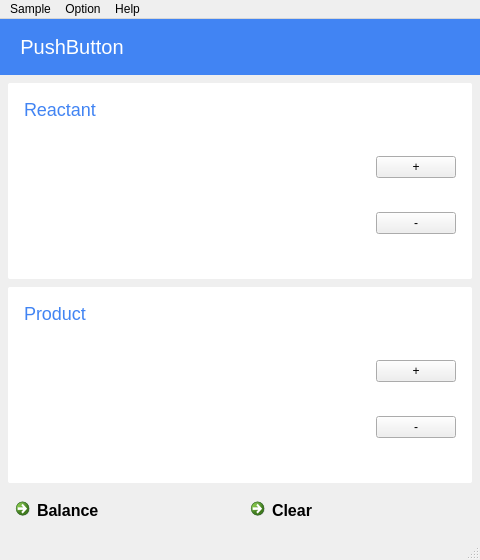
<?xml version="1.0" encoding="UTF-8"?>
<ui version="4.0">
 <class>MainWindow</class>
 <widget class="QMainWindow" name="MainWindow">
  <property name="geometry">
   <rect>
    <x>0</x>
    <y>0</y>
    <width>480</width>
    <height>560</height>
   </rect>
  </property>
  <property name="windowTitle">
   <string>Chemistry</string>
  </property>
  <widget class="QWidget" name="centralWidget">
   <property name="styleSheet">
    <string notr="true">QMainWindow {
    background-color: #f5f5f5;
}

QListWidget {
	font-size: 18px
}

QCommandLinkButton {
	font-size: 16px;
}
</string>
   </property>
   <layout class="QVBoxLayout" name="verticalLayout">
    <property name="spacing">
     <number>0</number>
    </property>
    <property name="leftMargin">
     <number>0</number>
    </property>
    <property name="topMargin">
     <number>0</number>
    </property>
    <property name="rightMargin">
     <number>0</number>
    </property>
    <property name="bottomMargin">
     <number>0</number>
    </property>
    <item>
     <widget class="QFrame" name="headlineFrame">
      <property name="minimumSize">
       <size>
        <width>0</width>
        <height>56</height>
       </size>
      </property>
      <property name="styleSheet">
       <string notr="true">QFrame {
	background-color: #4184f3;
}</string>
      </property>
      <property name="frameShape">
       <enum>QFrame::NoFrame</enum>
      </property>
      <property name="frameShadow">
       <enum>QFrame::Raised</enum>
      </property>
      <layout class="QHBoxLayout" name="horizontalLayout_5">
       <property name="spacing">
        <number>0</number>
       </property>
       <property name="leftMargin">
        <number>0</number>
       </property>
       <property name="topMargin">
        <number>0</number>
       </property>
       <property name="rightMargin">
        <number>0</number>
       </property>
       <property name="bottomMargin">
        <number>0</number>
       </property>
       <item>
        <spacer name="horizontalSpacer_3">
         <property name="orientation">
          <enum>Qt::Horizontal</enum>
         </property>
         <property name="sizeType">
          <enum>QSizePolicy::Preferred</enum>
         </property>
         <property name="sizeHint" stdset="0">
          <size>
           <width>0</width>
           <height>20</height>
          </size>
         </property>
        </spacer>
       </item>
       <item>
        <widget class="QFrame" name="buttonFrame">
         <property name="maximumSize">
          <size>
           <width>660</width>
           <height>16777215</height>
          </size>
         </property>
         <property name="frameShape">
          <enum>QFrame::NoFrame</enum>
         </property>
         <property name="frameShadow">
          <enum>QFrame::Raised</enum>
         </property>
         <layout class="QHBoxLayout" name="horizontalLayout_7">
          <property name="leftMargin">
           <number>16</number>
          </property>
          <property name="topMargin">
           <number>0</number>
          </property>
          <property name="rightMargin">
           <number>16</number>
          </property>
          <property name="bottomMargin">
           <number>0</number>
          </property>
          <item>
           <widget class="QPushButton" name="pushButton">
            <property name="styleSheet">
             <string notr="true">font-size: 20px;
color: white;</string>
            </property>
            <property name="text">
             <string>PushButton</string>
            </property>
            <property name="flat">
             <bool>true</bool>
            </property>
           </widget>
          </item>
          <item>
           <spacer name="horizontalSpacer_6">
            <property name="orientation">
             <enum>Qt::Horizontal</enum>
            </property>
            <property name="sizeHint" stdset="0">
             <size>
              <width>345</width>
              <height>20</height>
             </size>
            </property>
           </spacer>
          </item>
          <item>
           <widget class="QPushButton" name="penPushButton">
            <property name="styleSheet">
             <string notr="true">font-size: 20px;
color: white;</string>
            </property>
            <property name="text">
             <string/>
            </property>
            <property name="icon">
             <iconset resource="res.qrc">
              <normaloff>:/ic_mode_edit_white_48dp.png</normaloff>:/ic_mode_edit_white_48dp.png</iconset>
            </property>
            <property name="iconSize">
             <size>
              <width>24</width>
              <height>24</height>
             </size>
            </property>
            <property name="flat">
             <bool>true</bool>
            </property>
           </widget>
          </item>
         </layout>
        </widget>
       </item>
       <item>
        <spacer name="horizontalSpacer_4">
         <property name="orientation">
          <enum>Qt::Horizontal</enum>
         </property>
         <property name="sizeType">
          <enum>QSizePolicy::Preferred</enum>
         </property>
         <property name="sizeHint" stdset="0">
          <size>
           <width>0</width>
           <height>20</height>
          </size>
         </property>
        </spacer>
       </item>
      </layout>
     </widget>
    </item>
    <item>
     <layout class="QHBoxLayout" name="horizontalLayout_4">
      <item>
       <spacer name="horizontalSpacer">
        <property name="orientation">
         <enum>Qt::Horizontal</enum>
        </property>
        <property name="sizeType">
         <enum>QSizePolicy::Preferred</enum>
        </property>
        <property name="sizeHint" stdset="0">
         <size>
          <width>0</width>
          <height>20</height>
         </size>
        </property>
       </spacer>
      </item>
      <item>
       <widget class="QStackedWidget" name="stackedWidget">
        <property name="maximumSize">
         <size>
          <width>684</width>
          <height>16777215</height>
         </size>
        </property>
        <property name="currentIndex">
         <number>0</number>
        </property>
        <widget class="QWidget" name="page_1">
         <layout class="QVBoxLayout" name="verticalLayout_3">
          <property name="spacing">
           <number>8</number>
          </property>
          <property name="leftMargin">
           <number>8</number>
          </property>
          <property name="topMargin">
           <number>8</number>
          </property>
          <property name="rightMargin">
           <number>8</number>
          </property>
          <property name="bottomMargin">
           <number>8</number>
          </property>
          <item>
           <widget class="QFrame" name="reactantFrame">
            <property name="styleSheet">
             <string notr="true">QFrame {
	background-color: white;
    border-radius: 2px;
}
</string>
            </property>
            <layout class="QVBoxLayout" name="verticalLayout_6">
             <property name="spacing">
              <number>8</number>
             </property>
             <property name="leftMargin">
              <number>16</number>
             </property>
             <property name="topMargin">
              <number>16</number>
             </property>
             <property name="rightMargin">
              <number>16</number>
             </property>
             <property name="bottomMargin">
              <number>16</number>
             </property>
             <item>
              <widget class="QLabel" name="reactantLabel">
               <property name="styleSheet">
                <string notr="true">color: #4184f3;
font-size: 18px;</string>
               </property>
               <property name="text">
                <string>Reactant</string>
               </property>
              </widget>
             </item>
             <item>
              <layout class="QHBoxLayout" name="horizontalLayout">
               <item>
                <widget class="QListWidget" name="reactantListWidget">
                 <property name="frameShape">
                  <enum>QFrame::NoFrame</enum>
                 </property>
                 <property name="movement">
                  <enum>QListView::Static</enum>
                 </property>
                 <property name="viewMode">
                  <enum>QListView::IconMode</enum>
                 </property>
                </widget>
               </item>
               <item>
                <layout class="QVBoxLayout" name="verticalLayout_2">
                 <item>
                  <widget class="QPushButton" name="reactantAddButton">
                   <property name="text">
                    <string>+</string>
                   </property>
                  </widget>
                 </item>
                 <item>
                  <widget class="QPushButton" name="reactantDelButton">
                   <property name="text">
                    <string>-</string>
                   </property>
                  </widget>
                 </item>
                </layout>
               </item>
              </layout>
             </item>
            </layout>
           </widget>
          </item>
          <item>
           <widget class="QFrame" name="productFrame">
            <property name="styleSheet">
             <string notr="true">QFrame {
	background-color: white;
    border-radius: 2px;
}
</string>
            </property>
            <layout class="QVBoxLayout" name="verticalLayout_5">
             <property name="spacing">
              <number>8</number>
             </property>
             <property name="leftMargin">
              <number>16</number>
             </property>
             <property name="topMargin">
              <number>16</number>
             </property>
             <property name="rightMargin">
              <number>16</number>
             </property>
             <property name="bottomMargin">
              <number>16</number>
             </property>
             <item>
              <widget class="QLabel" name="productLabel">
               <property name="styleSheet">
                <string notr="true">color: #4184f3;
font-size: 18px;</string>
               </property>
               <property name="text">
                <string>Product</string>
               </property>
              </widget>
             </item>
             <item>
              <layout class="QHBoxLayout" name="horizontalLayout_2">
               <item>
                <widget class="QListWidget" name="productListWidget">
                 <property name="frameShape">
                  <enum>QFrame::NoFrame</enum>
                 </property>
                 <property name="movement">
                  <enum>QListView::Static</enum>
                 </property>
                 <property name="viewMode">
                  <enum>QListView::IconMode</enum>
                 </property>
                </widget>
               </item>
               <item>
                <layout class="QVBoxLayout" name="verticalLayout_4">
                 <item>
                  <widget class="QPushButton" name="productAddButton">
                   <property name="text">
                    <string>+</string>
                   </property>
                  </widget>
                 </item>
                 <item>
                  <widget class="QPushButton" name="productDelButton">
                   <property name="text">
                    <string>-</string>
                   </property>
                  </widget>
                 </item>
                </layout>
               </item>
              </layout>
             </item>
            </layout>
           </widget>
          </item>
          <item>
           <layout class="QHBoxLayout" name="horizontalLayout_3">
            <item>
             <widget class="QCommandLinkButton" name="commandLinkButton">
              <property name="text">
               <string>Balance</string>
              </property>
              <property name="icon">
               <iconset resource="res.qrc">
                <normaloff>:/ic_done_grey600_48dp.png</normaloff>:/ic_done_grey600_48dp.png</iconset>
              </property>
             </widget>
            </item>
            <item>
             <widget class="QCommandLinkButton" name="clearCommandLinkButton">
              <property name="text">
               <string>Clear</string>
              </property>
              <property name="icon">
               <iconset resource="res.qrc">
                <normaloff>:/ic_clear_grey600_48dp.png</normaloff>:/ic_clear_grey600_48dp.png</iconset>
              </property>
             </widget>
            </item>
           </layout>
          </item>
         </layout>
        </widget>
        <widget class="QWidget" name="page_2">
         <layout class="QVBoxLayout" name="verticalLayout_9">
          <property name="spacing">
           <number>8</number>
          </property>
          <property name="leftMargin">
           <number>8</number>
          </property>
          <property name="topMargin">
           <number>8</number>
          </property>
          <property name="rightMargin">
           <number>8</number>
          </property>
          <property name="bottomMargin">
           <number>8</number>
          </property>
          <item>
           <widget class="QLabel" name="label"/>
          </item>
          <item>
           <widget class="QTableWidget" name="elementsTableWidget">
            <property name="frameShape">
             <enum>QFrame::NoFrame</enum>
            </property>
            <property name="selectionMode">
             <enum>QAbstractItemView::SingleSelection</enum>
            </property>
            <property name="gridStyle">
             <enum>Qt::NoPen</enum>
            </property>
            <attribute name="horizontalHeaderDefaultSectionSize">
             <number>40</number>
            </attribute>
            <attribute name="verticalHeaderDefaultSectionSize">
             <number>40</number>
            </attribute>
           </widget>
          </item>
         </layout>
        </widget>
        <widget class="QWidget" name="page">
         <layout class="QVBoxLayout" name="verticalLayout_10">
          <property name="spacing">
           <number>8</number>
          </property>
          <property name="leftMargin">
           <number>8</number>
          </property>
          <property name="topMargin">
           <number>8</number>
          </property>
          <property name="rightMargin">
           <number>8</number>
          </property>
          <property name="bottomMargin">
           <number>8</number>
          </property>
          <item>
           <widget class="QFrame" name="resultFrame">
            <property name="styleSheet">
             <string notr="true">QFrame {
	background-color: white;
    border-radius: 2px;
}
</string>
            </property>
            <layout class="QVBoxLayout" name="verticalLayout_7">
             <property name="spacing">
              <number>8</number>
             </property>
             <property name="leftMargin">
              <number>16</number>
             </property>
             <property name="topMargin">
              <number>16</number>
             </property>
             <property name="rightMargin">
              <number>16</number>
             </property>
             <property name="bottomMargin">
              <number>16</number>
             </property>
             <item>
              <widget class="QTextBrowser" name="textBrowser"/>
             </item>
             <item>
              <layout class="QHBoxLayout" name="horizontalLayout_6">
               <item>
                <spacer name="horizontalSpacer_5">
                 <property name="orientation">
                  <enum>Qt::Horizontal</enum>
                 </property>
                 <property name="sizeHint" stdset="0">
                  <size>
                   <width>40</width>
                   <height>20</height>
                  </size>
                 </property>
                </spacer>
               </item>
               <item>
                <widget class="QPushButton" name="backPushButton">
                 <property name="text">
                  <string>Back</string>
                 </property>
                 <property name="flat">
                  <bool>false</bool>
                 </property>
                </widget>
               </item>
              </layout>
             </item>
            </layout>
           </widget>
          </item>
         </layout>
        </widget>
       </widget>
      </item>
      <item>
       <spacer name="horizontalSpacer_2">
        <property name="orientation">
         <enum>Qt::Horizontal</enum>
        </property>
        <property name="sizeType">
         <enum>QSizePolicy::Preferred</enum>
        </property>
        <property name="sizeHint" stdset="0">
         <size>
          <width>0</width>
          <height>20</height>
         </size>
        </property>
       </spacer>
      </item>
     </layout>
    </item>
   </layout>
  </widget>
  <widget class="QMenuBar" name="menuBar">
   <property name="geometry">
    <rect>
     <x>0</x>
     <y>0</y>
     <width>480</width>
     <height>27</height>
    </rect>
   </property>
   <widget class="QMenu" name="helpMenu">
    <property name="title">
     <string>Help</string>
    </property>
    <addaction name="helpAction"/>
    <addaction name="separator"/>
    <addaction name="aboutAction"/>
    <addaction name="aboutQtAction"/>
   </widget>
   <widget class="QMenu" name="sampleMeun">
    <property name="title">
     <string>Sample</string>
    </property>
    <addaction name="actionSample0"/>
    <addaction name="actionSample1"/>
    <addaction name="actionSample3"/>
   </widget>
   <widget class="QMenu" name="optionMenu">
    <property name="title">
     <string>Option</string>
    </property>
    <widget class="QMenu" name="styleMenu">
     <property name="title">
      <string>Style</string>
     </property>
    </widget>
    <widget class="QMenu" name="languageMenu">
     <property name="title">
      <string>Language</string>
     </property>
    </widget>
    <addaction name="styleMenu"/>
    <addaction name="languageMenu"/>
   </widget>
   <addaction name="sampleMeun"/>
   <addaction name="optionMenu"/>
   <addaction name="helpMenu"/>
  </widget>
  <widget class="QStatusBar" name="statusBar"/>
  <action name="aboutQtAction">
   <property name="text">
    <string>About Qt</string>
   </property>
   <property name="toolTip">
    <string>About Qt</string>
   </property>
  </action>
  <action name="aboutAction">
   <property name="text">
    <string>About</string>
   </property>
   <property name="toolTip">
    <string>About</string>
   </property>
  </action>
  <action name="helpAction">
   <property name="text">
    <string>How to Use</string>
   </property>
   <property name="toolTip">
    <string>How to Use</string>
   </property>
  </action>
  <action name="actionSample0">
   <property name="text">
    <string>H2O -&gt; H2 + O2</string>
   </property>
  </action>
  <action name="actionSample1">
   <property name="text">
    <string>MnO2 + HCl -&gt; Cl2 + MnCl2 + H2O</string>
   </property>
  </action>
  <action name="actionSample3">
   <property name="text">
    <string>Ba2+ + (SO4)2- -&gt; BaSO4</string>
   </property>
   <property name="toolTip">
    <string>Ba2+ + (SO4)2- -&gt; BaSO4</string>
   </property>
  </action>
  <action name="wizardAction">
   <property name="text">
    <string>Challenge Mode</string>
   </property>
   <property name="toolTip">
    <string>Challenge Mode</string>
   </property>
  </action>
 </widget>
 <layoutdefault spacing="6" margin="11"/>
 <resources>
  <include location="res.qrc"/>
 </resources>
 <connections/>
</ui>
